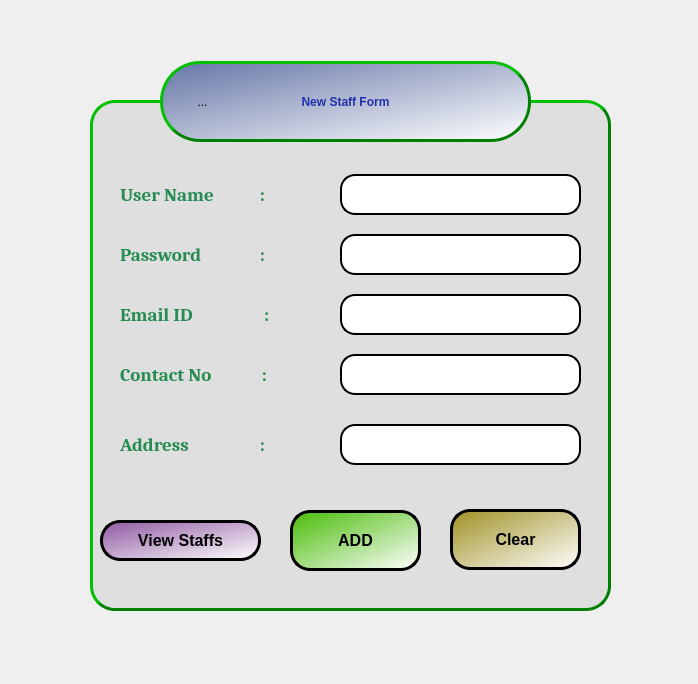
<?xml version="1.0" encoding="UTF-8"?>
<ui version="4.0">
 <class>New_staff</class>
 <widget class="QDialog" name="New_staff">
  <property name="geometry">
   <rect>
    <x>0</x>
    <y>0</y>
    <width>698</width>
    <height>684</height>
   </rect>
  </property>
  <property name="windowTitle">
   <string>Dialog</string>
  </property>
  <property name="styleSheet">
   <string notr="true">#New_staff{
	background-image: url(:/Images/New-Blue-Background-Main-2.jpg)}</string>
  </property>
  <widget class="QFrame" name="staff_frame">
   <property name="geometry">
    <rect>
     <x>90</x>
     <y>100</y>
     <width>521</width>
     <height>511</height>
    </rect>
   </property>
   <property name="styleSheet">
    <string notr="true">#staff_frame{background-color:rgb(223, 223, 223);
border-radius:25px;
border-style:outset;
border-width:3px;
border-color:green;}</string>
   </property>
   <property name="frameShape">
    <enum>QFrame::StyledPanel</enum>
   </property>
   <property name="frameShadow">
    <enum>QFrame::Raised</enum>
   </property>
   <widget class="QLineEdit" name="username_le">
    <property name="geometry">
     <rect>
      <x>250</x>
      <y>74</y>
      <width>241</width>
      <height>41</height>
     </rect>
    </property>
    <property name="styleSheet">
     <string notr="true">border-radius:15px;
background-color: rgb(255, 255, 255);
border-style:outset;
border-width:2px;
border-color:black;
font: 11pt &quot;Cambria&quot;;
font:bold</string>
    </property>
   </widget>
   <widget class="QLabel" name="username_label">
    <property name="geometry">
     <rect>
      <x>30</x>
      <y>74</y>
      <width>191</width>
      <height>41</height>
     </rect>
    </property>
    <property name="font">
     <font>
      <family>Cambria</family>
      <pointsize>14</pointsize>
      <weight>75</weight>
      <italic>false</italic>
      <bold>true</bold>
     </font>
    </property>
    <property name="styleSheet">
     <string notr="true">font: 75 14pt &quot;Cambria&quot;;
font:bold;
color:rgb(39, 140, 81);</string>
    </property>
    <property name="text">
     <string>User Name           :</string>
    </property>
    <property name="wordWrap">
     <bool>false</bool>
    </property>
    <property name="margin">
     <number>2</number>
    </property>
    <property name="indent">
     <number>-1</number>
    </property>
   </widget>
   <widget class="QLineEdit" name="password_le">
    <property name="geometry">
     <rect>
      <x>250</x>
      <y>134</y>
      <width>241</width>
      <height>41</height>
     </rect>
    </property>
    <property name="styleSheet">
     <string notr="true">border-radius:15px;
background-color: rgb(255, 255, 255);
border-style:outset;
border-width:2px;
border-color:black;
font: 11pt &quot;Cambria&quot;;
font:bold</string>
    </property>
    <property name="text">
     <string/>
    </property>
   </widget>
   <widget class="QLabel" name="password_label">
    <property name="geometry">
     <rect>
      <x>30</x>
      <y>134</y>
      <width>191</width>
      <height>41</height>
     </rect>
    </property>
    <property name="font">
     <font>
      <family>Cambria</family>
      <pointsize>14</pointsize>
      <weight>75</weight>
      <italic>false</italic>
      <bold>true</bold>
     </font>
    </property>
    <property name="styleSheet">
     <string notr="true">font: 75 14pt &quot;Cambria&quot;;
font:bold;
color:rgb(39, 140, 81);</string>
    </property>
    <property name="text">
     <string>Password              :</string>
    </property>
    <property name="wordWrap">
     <bool>false</bool>
    </property>
    <property name="margin">
     <number>2</number>
    </property>
    <property name="indent">
     <number>-1</number>
    </property>
   </widget>
   <widget class="QLabel" name="email_label">
    <property name="geometry">
     <rect>
      <x>30</x>
      <y>194</y>
      <width>191</width>
      <height>41</height>
     </rect>
    </property>
    <property name="font">
     <font>
      <family>Cambria</family>
      <pointsize>14</pointsize>
      <weight>75</weight>
      <italic>false</italic>
      <bold>true</bold>
     </font>
    </property>
    <property name="styleSheet">
     <string notr="true">font: 75 14pt &quot;Cambria&quot;;
font:bold;
color:rgb(39, 140, 81);</string>
    </property>
    <property name="text">
     <string>Email ID                 :</string>
    </property>
    <property name="wordWrap">
     <bool>false</bool>
    </property>
    <property name="margin">
     <number>2</number>
    </property>
    <property name="indent">
     <number>-1</number>
    </property>
   </widget>
   <widget class="QLineEdit" name="email_le">
    <property name="geometry">
     <rect>
      <x>250</x>
      <y>194</y>
      <width>241</width>
      <height>41</height>
     </rect>
    </property>
    <property name="styleSheet">
     <string notr="true">border-radius:15px;
background-color: rgb(255, 255, 255);
border-style:outset;
border-width:2px;
border-color:black;
font: 11pt &quot;Cambria&quot;;
font:bold</string>
    </property>
    <property name="text">
     <string/>
    </property>
   </widget>
   <widget class="QLabel" name="contact_label">
    <property name="geometry">
     <rect>
      <x>30</x>
      <y>254</y>
      <width>201</width>
      <height>41</height>
     </rect>
    </property>
    <property name="font">
     <font>
      <family>Cambria</family>
      <pointsize>14</pointsize>
      <weight>75</weight>
      <italic>false</italic>
      <bold>true</bold>
     </font>
    </property>
    <property name="styleSheet">
     <string notr="true">font: 75 14pt &quot;Cambria&quot;;
font:bold;
color:rgb(39, 140, 81);</string>
    </property>
    <property name="text">
     <string>Contact No            :</string>
    </property>
    <property name="wordWrap">
     <bool>false</bool>
    </property>
    <property name="margin">
     <number>2</number>
    </property>
    <property name="indent">
     <number>-1</number>
    </property>
   </widget>
   <widget class="QLineEdit" name="contact_le">
    <property name="geometry">
     <rect>
      <x>250</x>
      <y>254</y>
      <width>241</width>
      <height>41</height>
     </rect>
    </property>
    <property name="styleSheet">
     <string notr="true">border-radius:15px;
background-color: rgb(255, 255, 255);
border-style:outset;
border-width:2px;
border-color:black;
font: 11pt &quot;Cambria&quot;;
font:bold</string>
    </property>
    <property name="text">
     <string/>
    </property>
   </widget>
   <widget class="QLineEdit" name="address_le">
    <property name="geometry">
     <rect>
      <x>250</x>
      <y>324</y>
      <width>241</width>
      <height>41</height>
     </rect>
    </property>
    <property name="styleSheet">
     <string notr="true">border-radius:15px;
background-color: rgb(255, 255, 255);
border-style:outset;
border-width:2px;
border-color:black;
font: 11pt &quot;Cambria&quot;;
font:bold</string>
    </property>
    <property name="text">
     <string/>
    </property>
   </widget>
   <widget class="QLabel" name="address_label">
    <property name="geometry">
     <rect>
      <x>30</x>
      <y>324</y>
      <width>201</width>
      <height>41</height>
     </rect>
    </property>
    <property name="font">
     <font>
      <family>Cambria</family>
      <pointsize>14</pointsize>
      <weight>75</weight>
      <italic>false</italic>
      <bold>true</bold>
     </font>
    </property>
    <property name="styleSheet">
     <string notr="true">font: 75 14pt &quot;Cambria&quot;;
font:bold;
color:rgb(39, 140, 81);</string>
    </property>
    <property name="text">
     <string>Address                 :</string>
    </property>
    <property name="wordWrap">
     <bool>false</bool>
    </property>
    <property name="margin">
     <number>2</number>
    </property>
    <property name="indent">
     <number>-1</number>
    </property>
   </widget>
   <widget class="QPushButton" name="change_btn">
    <property name="geometry">
     <rect>
      <x>200</x>
      <y>410</y>
      <width>131</width>
      <height>61</height>
     </rect>
    </property>
    <property name="font">
     <font>
      <pointsize>12</pointsize>
      <weight>75</weight>
      <italic>false</italic>
      <bold>true</bold>
     </font>
    </property>
    <property name="styleSheet">
     <string notr="true">background-color:qlineargradient(spread:pad, x1:0.05, y1:0, x2:1, y2:1, stop:0 rgba(68, 187, 0, 243), stop:1 rgba(255, 255, 255, 255));
border-radius:20px;
border-style:outset;
border-width:3px;
border-color:black;
font:bold;</string>
    </property>
    <property name="text">
     <string>ADD</string>
    </property>
   </widget>
   <widget class="QPushButton" name="clr_btn">
    <property name="geometry">
     <rect>
      <x>360</x>
      <y>409</y>
      <width>131</width>
      <height>61</height>
     </rect>
    </property>
    <property name="font">
     <font>
      <pointsize>12</pointsize>
      <weight>75</weight>
      <italic>false</italic>
      <bold>true</bold>
     </font>
    </property>
    <property name="styleSheet">
     <string notr="true">background-color: qlineargradient(spread:repeat, x1:0, y1:0, x2:1, y2:1, stop:0 rgba(159, 144, 35, 255), stop:1 rgba(255, 255, 255, 255));
border-radius:20px;
border-style:outset;
border-width:3px;
border-color:black;
font:bold;</string>
    </property>
    <property name="text">
     <string>Clear</string>
    </property>
   </widget>
   <widget class="QPushButton" name="change_btn_2">
    <property name="geometry">
     <rect>
      <x>10</x>
      <y>420</y>
      <width>161</width>
      <height>41</height>
     </rect>
    </property>
    <property name="font">
     <font>
      <pointsize>12</pointsize>
      <weight>75</weight>
      <italic>false</italic>
      <bold>true</bold>
     </font>
    </property>
    <property name="styleSheet">
     <string notr="true">background-color: qlineargradient(spread:pad, x1:0, y1:0, x2:1, y2:1, stop:0 rgba(143, 89, 162, 255), stop:1 rgba(255, 255, 255, 255));
border-radius:20px;
border-style:outset;
border-width:3px;
border-color:black;
font:bold;</string>
    </property>
    <property name="text">
     <string>View Staffs</string>
    </property>
   </widget>
  </widget>
  <widget class="QToolButton" name="toolButton">
   <property name="geometry">
    <rect>
     <x>160</x>
     <y>61</y>
     <width>371</width>
     <height>81</height>
    </rect>
   </property>
   <property name="styleSheet">
    <string notr="true">
background-color: qlineargradient(spread:pad, x1:0.05, y1:0, x2:1, y2:1, stop:0 rgba(105, 121, 169, 255), stop:1 rgba(255, 255, 255, 255));
font: 75 16pt &quot;Cambria&quot;;
font: Bold;
color: rgb(34, 48, 170);
border-radius:40px;
border-style:outset;
border-width:3px;
border-color:green;</string>
   </property>
   <property name="text">
    <string>New Staff Form</string>
   </property>
   <property name="iconSize">
    <size>
     <width>80</width>
     <height>80</height>
    </size>
   </property>
  </widget>
  <widget class="QToolButton" name="toolButton_2">
   <property name="geometry">
    <rect>
     <x>162</x>
     <y>61</y>
     <width>81</width>
     <height>81</height>
    </rect>
   </property>
   <property name="styleSheet">
    <string notr="true">border-radius:15px</string>
   </property>
   <property name="text">
    <string>...</string>
   </property>
   <property name="icon">
    <iconset>
     <normaloff>images/employee-icon_246750.png</normaloff>images/employee-icon_246750.png</iconset>
   </property>
   <property name="iconSize">
    <size>
     <width>80</width>
     <height>80</height>
    </size>
   </property>
  </widget>
 </widget>
 <resources>
  <include location="images/Vasa.qrc"/>
 </resources>
 <connections/>
</ui>
